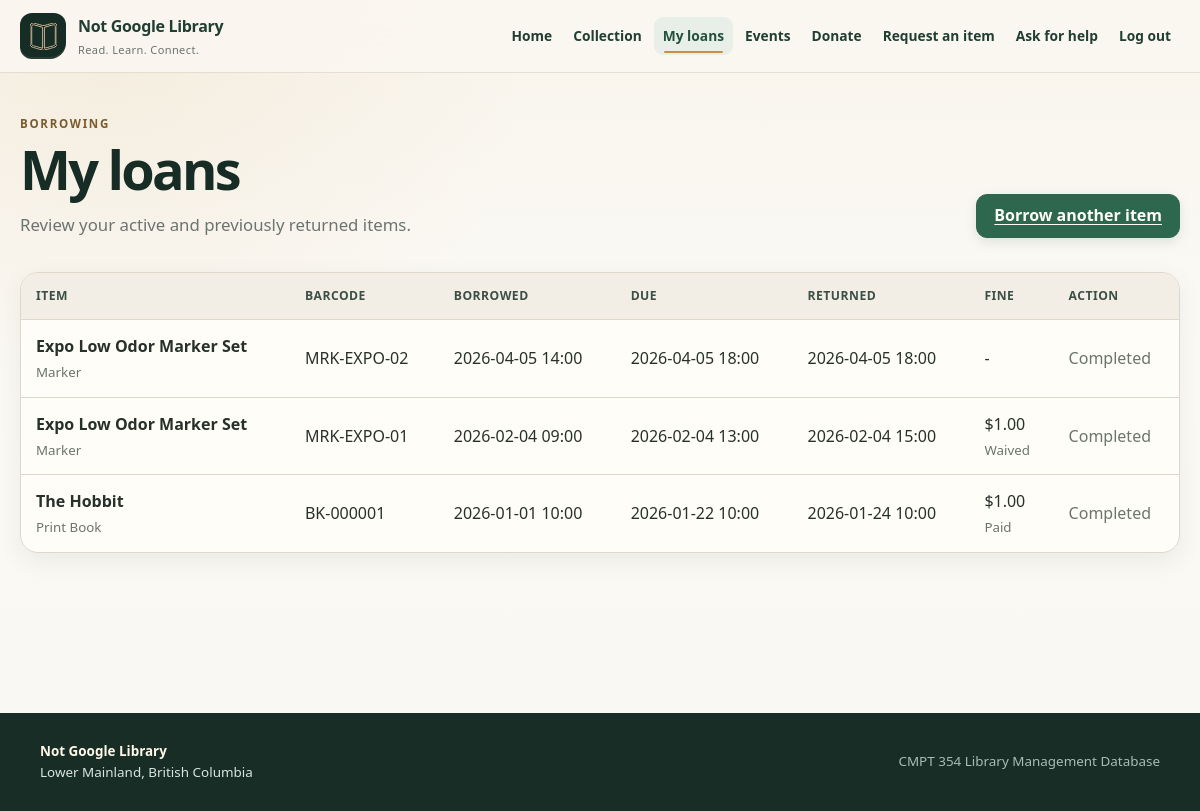
The app's page /loans (signed in) with its own data.
### tables this page shows
CREATE TABLE Loan (
    loanID INTEGER PRIMARY KEY,
    memberID INTEGER NOT NULL,
    borrowableItemID INTEGER NOT NULL,
    employeeID INTEGER,
    borrowDateTime TEXT NOT NULL,
    dueDateTime TEXT NOT NULL,
    returnDateTime TEXT,

    CHECK (
        strftime(
            '%Y-%m-%d %H:%M',
            julianday(borrowDateTime)
        ) = borrowDateTime
    ),

    CHECK (
        strftime(
            '%Y-%m-%d %H:%M',
            julianday(dueDateTime)
        ) = dueDateTime
    ),

    CHECK (
        returnDateTime IS NULL
        OR strftime(
            '%Y-%m-%d %H:%M',
            julianday(returnDateTime)
        ) = returnDateTime
    ),

    CHECK (
        julianday(dueDateTime)
        > julianday(borrowDateTime)
    ),

    CHECK (
        returnDateTime IS NULL
        OR julianday(returnDateTime)
           >= julianday(borrowDateTime)
    ),

    FOREIGN KEY (memberID)
        REFERENCES Member(memberID)
        ON UPDATE CASCADE
        ON DELETE RESTRICT,

    FOREIGN KEY (borrowableItemID)
        REFERENCES BorrowableItem(borrowableItemID)
        ON UPDATE CASCADE
        ON DELETE RESTRICT,

    FOREIGN KEY (employeeID)
        REFERENCES Employee(employeeID)
        ON UPDATE CASCADE
        ON DELETE SET NULL
);

CREATE TABLE LibraryItem (
    itemID INTEGER PRIMARY KEY,
    itemTitle TEXT NOT NULL,

    itemType TEXT NOT NULL
        CHECK (
            itemType IN (
                'Print Book',
                'Online Book',
                'Magazine',
                'Scientific Journal',
                'Record',
                'Laptop',
                'Charger',
                'Marker',
                'Eraser'
            )
        ),

    author TEXT,
    publisher TEXT,

    publicationYear INTEGER
        CHECK (
            publicationYear IS NULL
            OR publicationYear > 0
        ),

    language TEXT,
    ISBN TEXT UNIQUE,
    onlineAccessURL TEXT,

    CHECK (
        itemType <> 'Online Book'
        OR onlineAccessURL IS NOT NULL
    )
);

CREATE TABLE BorrowableItem (
    borrowableItemID INTEGER PRIMARY KEY,
    itemID INTEGER NOT NULL,
    barcode TEXT NOT NULL UNIQUE,
    shelfLocation TEXT,
    itemCondition TEXT NOT NULL
        CHECK (itemCondition IN ('New', 'Good', 'Fair', 'Damaged')),
    itemStatus TEXT NOT NULL
        CHECK (itemStatus IN ('Available', 'Borrowed', 'Lost', 'Maintenance')),
    FOREIGN KEY (itemID) REFERENCES LibraryItem(itemID)
        ON UPDATE CASCADE ON DELETE RESTRICT
);

CREATE TABLE Fine (
    fineID INTEGER PRIMARY KEY,
    loanID INTEGER NOT NULL UNIQUE,

    amount REAL NOT NULL
        CHECK (amount >= 0),

    issueDate TEXT NOT NULL,

    paymentStatus TEXT NOT NULL
        CHECK (
            paymentStatus IN (
                'Unpaid',
                'Paid',
                'Waived'
            )
        ),

    paymentDate TEXT,
    description TEXT,

    CHECK (
        issueDate GLOB
            '[0-9][0-9][0-9][0-9]-[0-9][0-9]-[0-9][0-9]'
        AND date(julianday(issueDate)) = issueDate
    ),

    CHECK (
        paymentDate IS NULL
        OR (
            paymentDate GLOB
                '[0-9][0-9][0-9][0-9]-[0-9][0-9]-[0-9][0-9]'
            AND date(julianday(paymentDate)) = paymentDate
        )
    ),

    CHECK (
        (
            paymentStatus = 'Paid'
            AND paymentDate IS NOT NULL
        )
        OR (
            paymentStatus IN ('Unpaid', 'Waived')
            AND paymentDate IS NULL
        )
    ),

    FOREIGN KEY (loanID)
        REFERENCES Loan(loanID)
        ON UPDATE CASCADE
        ON DELETE CASCADE
);

### app/app.py (the view)
@app.route("/loans")
@userRequired
def loans():
    loan_rows = get_db().execute(
        """
        SELECT
            l.*,
            li.itemTitle,
            li.itemType,
            bi.barcode,
            bi.itemStatus,
            f.amount,
            f.paymentStatus,
            f.paymentDate,
            f.description AS fineDescription
        FROM Member m
        JOIN Loan l ON l.memberID = m.memberID
        JOIN BorrowableItem bi
            ON bi.borrowableItemID = l.borrowableItemID
        JOIN LibraryItem li ON li.itemID = bi.itemID
        LEFT JOIN Fine f ON f.loanID = l.loanID
        WHERE m.personID = ?
        ORDER BY
            (l.returnDateTime IS NULL) DESC,
            l.borrowDateTime DESC
        """,
        (g.account["personID"],),
    ).fetchall()
    return render_template("loans.html", loans=loan_rows)

### app/app.py (called while the page is built)
def get_db():
    if "db" not in g:
        db_path = Path(app.config["LIBRARY_DB"])
        if not db_path.exists():
            raise RuntimeError(f"library.db does not exist at {db_path}")
        connection = sqlite3.connect(db_path, timeout=10, detect_types=sqlite3.PARSE_DECLTYPES)
        connection.row_factory = sqlite3.Row
        connection.execute("PRAGMA foreign_keys = ON")
        connection.execute("PRAGMA busy_timeout = 10000")
        g.db = connection
    return g.db

@app.before_request
def accAndCheckCSRF():
    g.account = None
    g.employee = None
    account_id = session.get("account_id")
    if account_id:
        g.account = get_db().execute(
            """
            SELECT a.accountID, a.personID, a.accountRole, p.email
            FROM Auth a
            JOIN Person p ON p.personID = a.personID
            WHERE a.accountID = ?
            """,
            (account_id,),
        ).fetchone()
    if "_csrf_token" not in session:
        session["_csrf_token"] = secrets.token_urlsafe(32)
    if request.method == "POST":
        submitted = request.form.get("_csrf_token", "")
        expected = session.get("_csrf_token", "")
        if not secrets.compare_digest(submitted, expected):
            abort(400, "Invalid or expired form submission.")

@app.context_processor
def templateValues():
    return {
        "csrf_token": session.get("_csrf_token"),
        "library_item_types": LIBRARY_ITEM_TYPES,
        "physical_item_types": PHYSICAL_ITEM_TYPES,
        "volunteer_roles": VOLUNTEER_ROLES,
        "event_types": EVENT_TYPES,
    }

def loginRequired(view):
    @wraps(view)
    def wrapped(*args, **kwargs):
        if g.account is None:
            flash("Please log in first", "error")
            return redirect(url_for("login", next=request.path))
        return view(*args, **kwargs)
    return wrapped

def userRequired(view):
    @wraps(view)
    @loginRequired
    def wrapped(*args, **kwargs):
        if g.account["accountRole"] != "User":
            abort(403)
        return view(*args, **kwargs)
    return wrapped

### app/templates/loans.html (shortened to what this page needs)
{% extends "base.html" %}
{% block content %}
<section class="page-heading">
    <div>
        <span class="eyebrow">Borrowing</span>
        <h1>My loans</h1>
        <p>Review your active and previously returned items.</p>
    </div>
    <a class="button button-primary" href="{{ url_for('items') }}">
        Borrow another item
    </a>
</section>
{% if loans %}
<div class="table-wrap">
    <table>
        <thead>
            <tr>
                <th>Item</th>
                <th>Barcode</th>
                <th>Borrowed</th>
                <th>Due</th>
                <th>Returned</th>
                <th>Fine</th>
                <th>Action</th>
            </tr>
        </thead>
        <tbody>
            {% for loan in loans %}
            <tr>
                <td>
                    <strong>{{ loan["itemTitle"] }}</strong>
                    <small>{{ loan["itemType"] }}</small>
                </td>
                <td>{{ loan["barcode"] }}</td>
                <td>{{ loan["borrowDateTime"] }}</td>
                <td>{{ loan["dueDateTime"] }}</td>
                <td>
                    {% if loan["returnDateTime"] %}
                    {{ loan["returnDateTime"] }}
                    {% else %}
                    <span class="status status-open">Active</span>
                    {% endif %}
                </td>
                <td>
                    {% if loan["amount"] is not none %}
                    ${{ "%.2f"|format(loan["amount"]) }}
                    <small>{{ loan["paymentStatus"] }}</small>
                    {% else %}
                    -
                    {% endif %}
                </td>
                <td>
                    {% if not loan["returnDateTime"] %}
                    <form method="post" action="{{ url_for('returnItem', loan_id=loan['loanID']) }}">
                        <input type="hidden" name="_csrf_token" value="{{ csrf_token }}">
                        <button class="button button-small button-secondary" type="submit">
                            Return
                        </button>
                    </form>
                    {% else %}
                    <span class="muted">Completed</span>
                    {% endif %}
                </td>
            </tr>
            {% endfor %}
        </tbody>
    </table>
</div>
{% endif %}
{% endblock %}

### app/templates/base.html (shortened to what this page needs)
<!DOCTYPE html>
<html lang="en">
<head>
    <link rel="stylesheet" href="{{ url_for('static', filename='style.css') }}">
</head>
<body>
    <header class="site-header">
        <div class="header-inner">
            <a class="brand" href="{{ url_for('index') }}" aria-label="Not Google Library home">
                <span class="brand-mark" aria-hidden="true">
                    <img src="{{url_for('static',filename='book-logo.svg')}}" alt="">
                </span>
                <span class="brand-copy">
                    <strong>Not Google Library</strong>
                    <small>Read. Learn. Connect.</small>
                </span>
            </a>
            <nav class="main-nav" aria-label="Main navigation">
                {% if g.account %}
                {% if g.account["accountRole"] == "User" %}
                <a class="{% if request.endpoint=='home' %}is-active{% endif %}" href="{{ url_for('home') }}">Home</a>
                <a class="{% if request.endpoint in ['items','borrowItem'] %}is-active{% endif %}" href="{{ url_for('items') }}">Collection</a>
                <a class="{% if request.endpoint in ['loans','returnItem'] %}is-active{% endif %}" href="{{ url_for('loans') }}">My loans</a>
                <a class="{% if request.endpoint in ['events','registerEvent','volunteerEvent'] %}is-active{% endif %}" href="{{ url_for('events') }}">Events</a>
                <a class="{% if request.endpoint=='donate' %}is-active{% endif %}" href="{{ url_for('donate') }}">Donate</a>
                <a class="{% if request.endpoint =='acquisitionRequest' %}is-active{% endif %}" href="{{ url_for('acquisitionRequest') }}">
                    Request an item
                </a>
                <a class="{% if request.endpoint=='helpRequest' %}is-active{% endif %}" href="{{ url_for('helpRequest') }}">Ask for help</a>
                {% endif %}
                <form class="logout-form" method="post" action="{{ url_for('logout') }}">
                    <button class="nav-button" type="submit">
                        Log out
                    </button>
                </form>
                {% else %}
                <a class="{% if request.endpoint=='login' %}is-active{% endif %}" href="{{ url_for('login') }}">Log in</a>
                <a class="nav-link-primary" href="{{ url_for('createAccount') }}">
                    Create account
                </a>
                {% endif %}
            </nav>
        </div>
    </header>
    <main id="main-content" class="page-shell">
        {% block content %}{% endblock %}
    </main>
    <footer class="site-footer">
       <div class="footer-inner">
        <div>
            <strong>Not Google Library</strong>
            <span>Lower Mainland, British Columbia</span>
        </div>
        <span>CMPT 354 Library Management Database</span>
       </div>
    </footer>
</body>
</html>

### records on screen
Loan: itemTitle "Expo Low Odor Marker Set", itemType "Marker", barcode "MRK-EXPO-02", borrowDateTime "2026-04-05 14:00", dueDateTime "2026-04-05 18:00", returnDateTime "2026-04-05 18:00", shows "Completed"
Fine: itemTitle "Expo Low Odor Marker Set", itemType "Marker", barcode "MRK-EXPO-01", borrowDateTime "2026-02-04 09:00", dueDateTime "2026-02-04 13:00", returnDateTime "2026-02-04 15:00", amount "1.00", paymentStatus "Waived"
Fine: itemTitle "The Hobbit", itemType "Print Book", barcode "BK-000001", borrowDateTime "2026-01-01 10:00", dueDateTime "2026-01-22 10:00", returnDateTime "2026-01-24 10:00", amount "1.00", paymentStatus "Paid"
